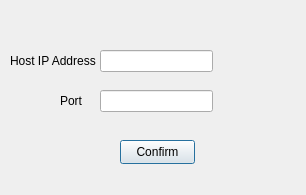
<?xml version="1.0" encoding="UTF-8"?>
<ui version="4.0">
 <class>ConnectionParametersDialog</class>
 <widget class="QDialog" name="ConnectionParametersDialog">
  <property name="geometry">
   <rect>
    <x>0</x>
    <y>0</y>
    <width>306</width>
    <height>195</height>
   </rect>
  </property>
  <property name="windowTitle">
   <string>Dialog</string>
  </property>
  <widget class="QLineEdit" name="ip_address_line_edit">
   <property name="geometry">
    <rect>
     <x>100</x>
     <y>50</y>
     <width>113</width>
     <height>22</height>
    </rect>
   </property>
  </widget>
  <widget class="QLabel" name="label">
   <property name="geometry">
    <rect>
     <x>10</x>
     <y>50</y>
     <width>91</width>
     <height>21</height>
    </rect>
   </property>
   <property name="text">
    <string>Host IP Address</string>
   </property>
  </widget>
  <widget class="QLabel" name="label_2">
   <property name="geometry">
    <rect>
     <x>60</x>
     <y>90</y>
     <width>31</width>
     <height>21</height>
    </rect>
   </property>
   <property name="text">
    <string>Port</string>
   </property>
  </widget>
  <widget class="QLineEdit" name="port_number_line_edit">
   <property name="geometry">
    <rect>
     <x>100</x>
     <y>90</y>
     <width>113</width>
     <height>22</height>
    </rect>
   </property>
  </widget>
  <widget class="QPushButton" name="confirm_btn">
   <property name="geometry">
    <rect>
     <x>120</x>
     <y>140</y>
     <width>75</width>
     <height>24</height>
    </rect>
   </property>
   <property name="text">
    <string>Confirm</string>
   </property>
  </widget>
 </widget>
 <resources/>
 <connections/>
</ui>
